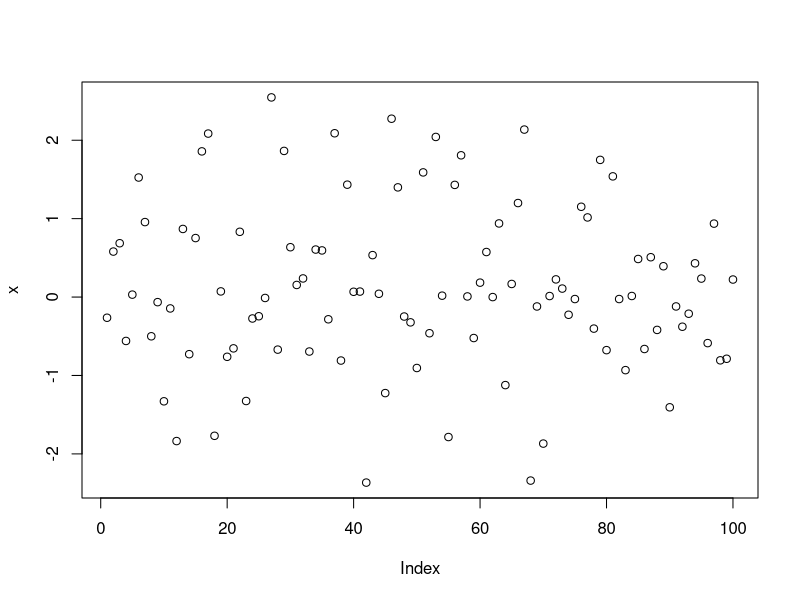
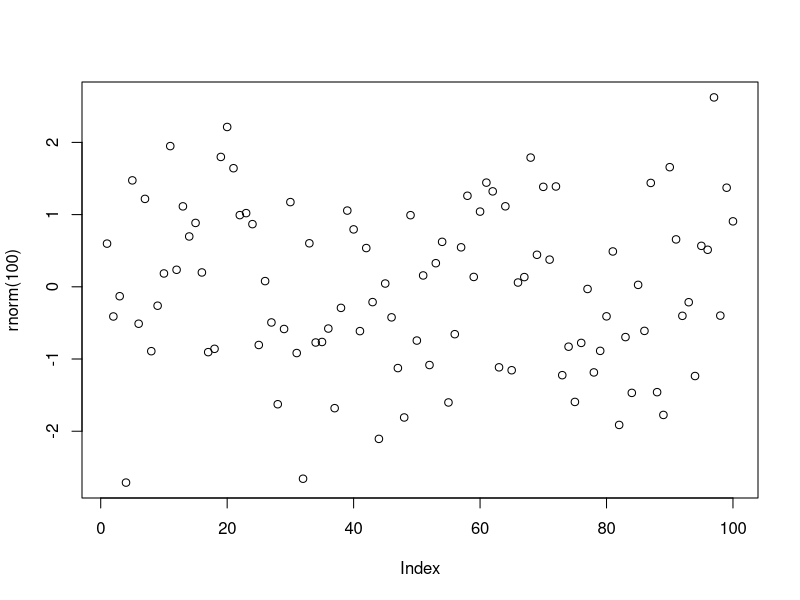
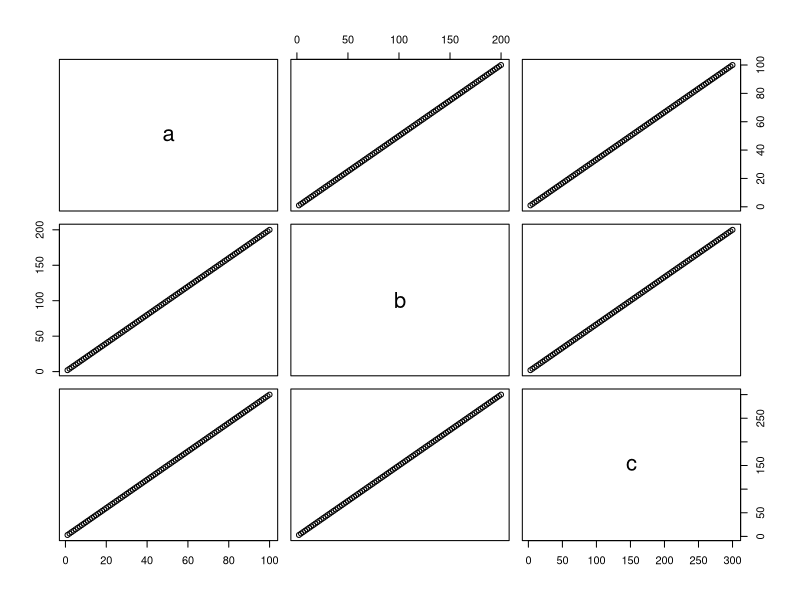
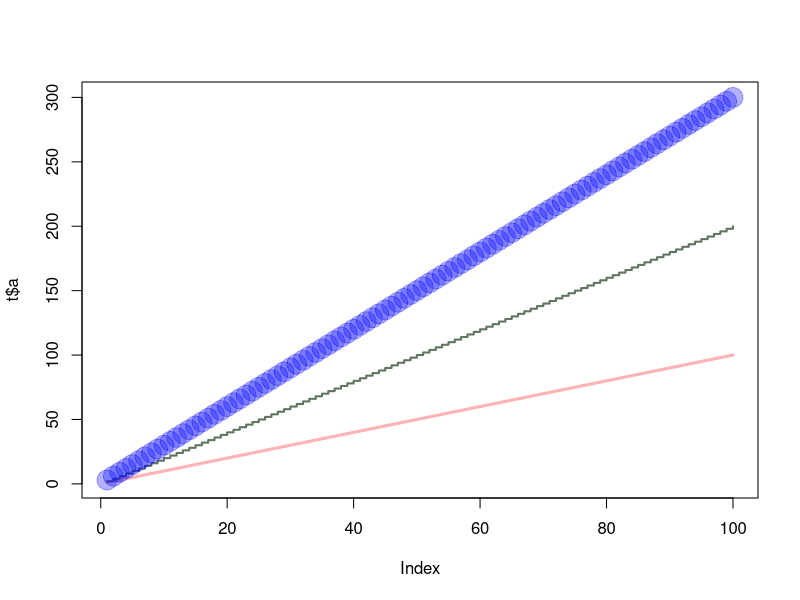

Recreate these plots in R, in order. (Note: this script raises an error after producing the figures.)
## ---- chunk 1
(2017-2014)/(2014-1985)*100
## ---- chunk 2
a=2014
b=2017
c= 1980
(b-a)/(a-c)*100
## ---- chunk 3
X2<-c(4,5,8,11)
sum(X2)
## ---- chunk 4
x=rnorm(100)
plot(x)
## ---- chunk 5
help(sqrt)
## ---- chunk 6
plot(rnorm(100))
## ---- chunk 7
p <- seq(from=31, to=60, by=1)
Q=matrix(data=c(31:60),ncol=5,nrow=6)
p
Q
## ---- chunk 8
x1=seq(from=1, to=100, by=1)
x2=seq(from=1, to=100, by=1)
x3=seq(from=1, to=100, by=1)
t=data.frame(a=x1,b=x1+x2,c=x1+x2+x3)
plot(t)
## ---- chunk 9
plot(t$a, type="l", ylim=range(t),lwd=3, col=rgb(1,0,0,0.3))
lines(t$b, type="s", lwd=2,col=rgb(0.3,0.4,0.3,0.9))
points(t$c, pch=20, cex=4,col=rgb(0,0,1,0.3))
## ---- chunk 10
sqrt(mean(rnorm(100)))
## ---- chunk 11
d = data.frame(g = c(3,4,5),h = c(12,43,54))
write.table(d, file="tst1.txt", row.names=FALSE)
d2 = read.table(file="tst1.txt",header=TRUE)
d2$g*5
## ---- chunk 12
date1=strptime( c("20140518080000","20170518000000"),format="%Y%m%d%H%M%S")
present=c(8,7)
plot(present)
## ---- chunk 13
vector=seq(from=1, to=100, by=1)
s=c()
for(i in 1:100)
{
  if(vector[i]<5)
  {
    s[i]=vector[i]*5;
  }
  else if(vector[i]>90)
  {
    s[i]=vector[i]*10;
  }
  else
  {
    s[i]=vector[i]*0.1;
  }
}
s
## ---- chunk 14
function1= function(argument1,argument2 )
{
  vector[i]=argument1[i];
  for(i in length(vector))
  {
    
  }
}
